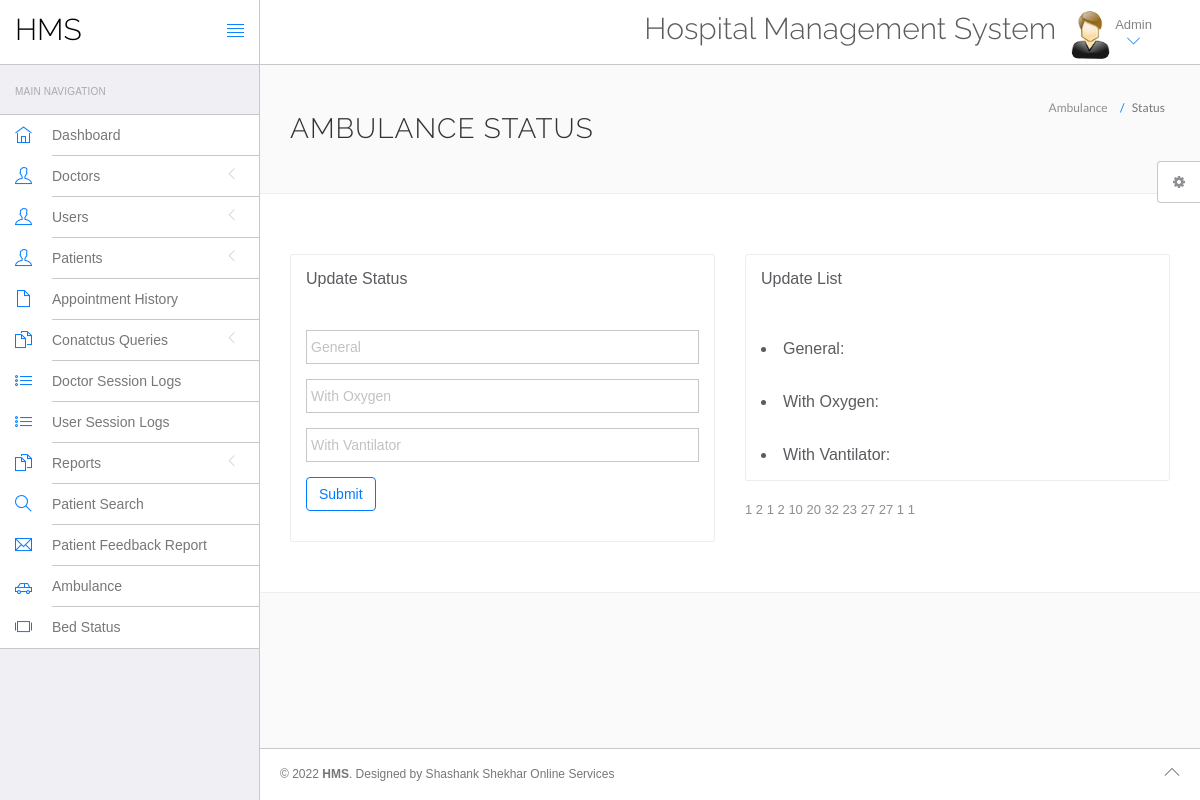
Screenshot of /hms/admin/ambulance.php (signed in) with the database file from the repository.
### tables this page shows
CREATE TABLE `ambulance` (
  `general` varchar(255) NOT NULL,
  `oxygen` varchar(255) NOT NULL,
  `ventilator` varchar(255) NOT NULL
);

### hms/admin/ambulance.php (the view, shortened to what this page needs)
<!DOCTYPE html>
<html lang="en">
	<head>
		<link rel="stylesheet" href="vendor/bootstrap/css/bootstrap.min.css">
		<link rel="stylesheet" href="vendor/fontawesome/css/font-awesome.min.css">
		<link rel="stylesheet" href="vendor/themify-icons/themify-icons.min.css">
		<link href="vendor/animate.css/animate.min.css" rel="stylesheet" media="screen">
		<link href="vendor/perfect-scrollbar/perfect-scrollbar.min.css" rel="stylesheet" media="screen">
		<link href="vendor/switchery/switchery.min.css" rel="stylesheet" media="screen">
		<link href="vendor/bootstrap-touchspin/jquery.bootstrap-touchspin.min.css" rel="stylesheet" media="screen">
		<link href="vendor/select2/select2.min.css" rel="stylesheet" media="screen">
		<link href="vendor/bootstrap-datepicker/bootstrap-datepicker3.standalone.min.css" rel="stylesheet" media="screen">
		<link href="vendor/bootstrap-timepicker/bootstrap-timepicker.min.css" rel="stylesheet" media="screen">
		<link rel="stylesheet" href="assets/css/styles.css">
		<link rel="stylesheet" href="assets/css/plugins.css">
		<link rel="stylesheet" href="assets/css/themes/theme-1.css" id="skin_color" />
	</head>
	<body>
		<div id="app">
<?php include('include/sidebar.php');?>
			<div class="app-content">
					<?php include('include/header.php');?>
				<div class="main-content" >
					<div class="wrap-content container" id="container">
						<section id="page-title">
							<div class="row">
								<div class="col-sm-8">
									<h1 class="mainTitle">Ambulance Status</h1>
																	</div>
								<ol class="breadcrumb">
									<li>
										<span>Ambulance </span>
									</li>
									<li class="active">
										<span>Status</span>
									</li>
								</ol>
							</div>
						</section>
						<div class="container-fluid container-fullw bg-white">
							<div class="row">
								<div class="col-md-12">
									<div class="row margin-top-30">
										<div class="col-lg-6 col-md-12">
											<div class="panel panel-white">
												<div class="panel-heading">
													<h5 class="panel-title">Update Status</h5>
												</div>
												<div class="panel-body">
<div class="form-group">
					<form action="ambulance_action.php" method="post">
				  <div class="form-group">
				    <input type="text" class="form-control" placeholder="General" name="general"required autocomplete="on">
				  </div>
				  <div class="form-group">
				    <input type="text" class="form-control" placeholder="With Oxygen" name="oxygen"required autocomplete="on">
				  </div>
				  <div class="form-group">
				    <input type="text" class="form-control" placeholder="With Vantilator" name="vantilator"required autocomplete="on">
				  </div>
				 <button type="submit" name="submit" class="btn btn-o btn-primary">Submit</button>
						</form>
					</div>
				</div>
			</div>
		</div>
		<?php
        $mysqli = new mysqli('localhost','root','','hms') or die(mysqli_error($mysqli));
        $result = $mysqli->query("SELECT * FROM ambulance") or die($mysqli->error);
        ?>
<div class="col-lg-6 col-md-12">
											<div class="panel panel-white">
												<div class="panel-heading">
													<h5 class="panel-title">Update List<br><br><br><br>
													<li>General:</li><br><br>
													<li>With Oxygen:</li><br><br>
													<li>With Vantilator:</li></h5>
												</div>
											</div>
						<?php
        while($row = $result->fetch_assoc()):?>
          <tr>
          	<td><?php echo $row['general']; ?></td>
            <td><?php echo $row['oxygen']; ?></td>
          </tr>
          <?php endwhile; ?>
					</div>
				</div>
			</div>
		</div>
	</div>
</div>
</div>
</div>
	<?php include('include/footer.php');?>
	<?php include('include/setting.php');?>
		</div>
	</body>
</html>

### hms/admin/assets/css/themes/theme-1.css (style rules this page uses)
body { background: #FAFAFA; }

### rows the page displays
ambulance: general "1", oxygen "2"
ambulance: general "1", oxygen "2"
ambulance: general "10", oxygen "20"
ambulance: general "32", oxygen "23"
ambulance: general "27", oxygen "27"
ambulance: general "1", oxygen "1"
